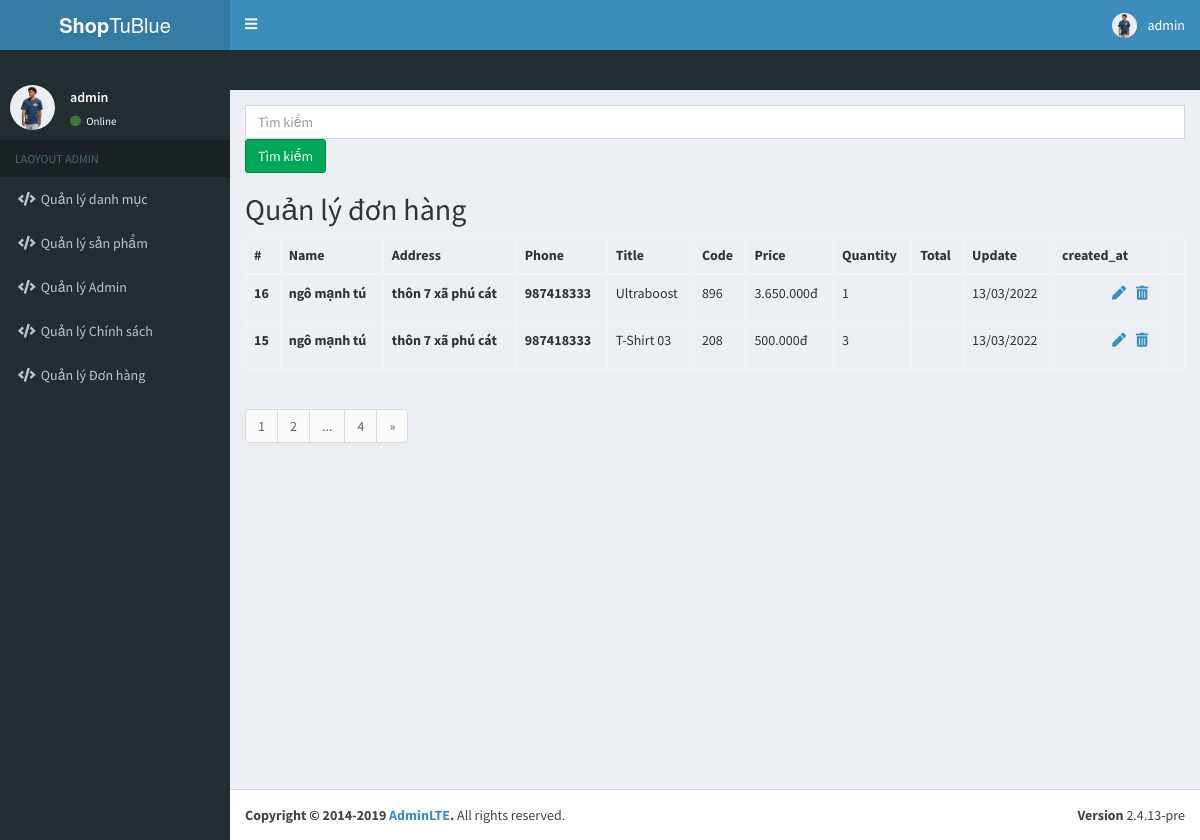
Before: /Backend/index.php?controller=product&action=payMent (signed in) with the older database file.
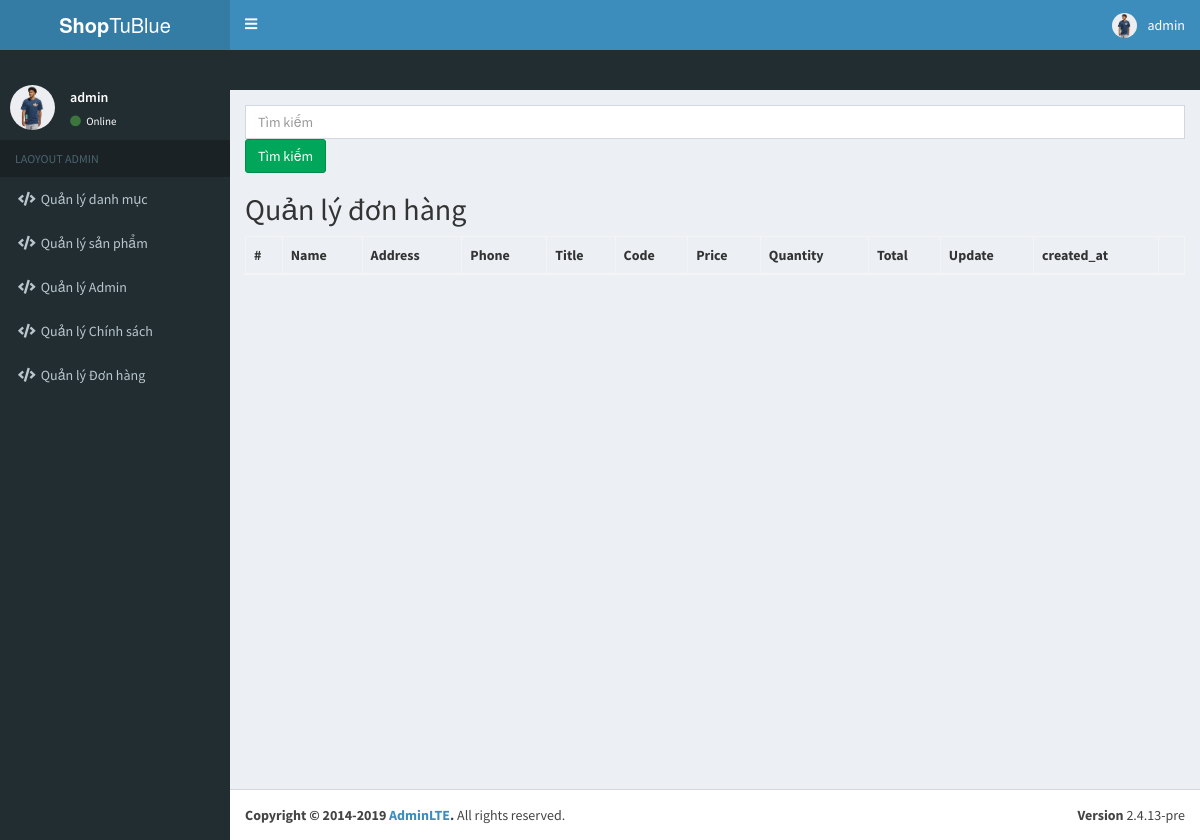
After: the same page with the newer database file.
### tables this page shows
CREATE TABLE `user_customer` (
  `id` int(11) NOT NULL,
  `user_id` int(11) NOT NULL,
  `name` varchar(255) NOT NULL,
  `address` text NOT NULL,
  `phone` int(11) NOT NULL,
  `code` int(11) NOT NULL,
  `title` varchar(255) NOT NULL,
  `price` int(11) NOT NULL,
  `quantity` int(8) NOT NULL,
  `total` int(11) NOT NULL,
  `updated_at` datetime NOT NULL DEFAULT current_timestamp(),
  `create_at` timestamp NOT NULL DEFAULT current_timestamp()
);

### Backend/controllers/ProductController.php (called while the page is built, shortened)
<?php
require_once  "models/Product.php";
require_once "models/Pagination.php";
class ProductController extends  Controller{
    public function payMent(){
        $payments = new Product();
        $query_str = '';
        $countId = $payments->count_Id();
        $params = [
            'limit' => 2,
            'total' => $countId,
            'controller' =>'product',
            'action'=>'payMent',
            'query_string'=> 'page',
            'query_additional' => $query_str,
            'page'=> isset($_GET['page'])?$_GET['page']:1,
            'full_mode'=> false
        ];
        $pays = $payments->payment($params);
        $paginations = new Pagination2($params);
        $pagination = $paginations->getPagination($params);
        $this->content = $this->render('views/products/payment.php',
        ['pays'=>$pays, 'pages'=>$pagination]);
        require_once "views/layouts/main.php";
    }
}

### Backend/index.php (called while the page is built, shortened)
    <?php
$action = isset($_GET['action'])? $_GET['action'] : "index";
$obj = new $controller;
$obj->$action();

### Backend/controllers/Controller.php (called while the page is built, shortened)
<?php
class Controller {
    public function render($view_path,$variables=[]){
        extract($variables);
        require_once "$view_path";
        $render_view = ob_get_clean();
        return $render_view;
    }
}

### Backend/models/Model.php (called while the page is built, shortened)
<?php
class Model{
     public function __construct(){
         try {
             $this->connection = new PDO(Database::DB_DSN,Database::DB_USERNAME,Database::DB_PASSWORD);
         }catch (Exception $e){
             die("không tồn tại:" . $e->getMessage() );
         }
     }
}

### Backend/models/Product.php (called while the page is built, shortened)
<?php
require_once "models/Model.php";
class Product extends Model {
    public $str_search1 = '';
    public function payment($params=[]){
        $limit = $params['limit'];
        $page = $params['page'];
        $start = ($page - 1)*$limit;
        $sql_select = $this->connection->prepare("SELECT *
         FROM user_customer where true $this->str_search1 order by create_at desc
          limit $start, $limit ");
        $sql_select->execute();
        return $sql_select->fetchAll(PDO::FETCH_ASSOC);
    }
    public function count_Id(){
        $sql_select = $this->connection->prepare("SELECT COUNT(id) FROM user_customer");
        $sql_select->execute();
       return $sql_select->fetchColumn();
    }
}

### Backend/views/products/payment.php (the view, shortened to what this page needs)
<form method="GET" action="">
    <input type="text" name="title" class=" form-control" placeholder="Tìm kiếm"
        value="<?php echo isset($_GET['title']) ? $_GET['title'] : '' ?>">
    <input type="submit" name="submit" value="Tìm kiếm" class="btn btn-success">
</form>
<h2>Quản lý đơn hàng</h2>
<table class="table table-bordered">
    <thead>
        <tr>
            <th scope="col">#</th>
            <th scope="col">Name</th>
            <th scope="col">Address</th>
            <th scope="col">Phone</th>
            <th scope="col">Title</th>
            <th scope="col">Code</th>
            <th scope="col">Price</th>
            <th scope="col">Quantity</th>
            <th scope="col">Total</th>
            <th scope="col">Update</th>
            <th scope="col">created_at</th>
            <th scope="col"></th>
        </tr>
    </thead>
    <tbody>
        <?php foreach ($pays as $pay) :?>
        <tr>
            <th><?php echo $pay['id'];?></th>
            <th><?php echo $pay['name'];?></th>
            <th><?php echo $pay['address'];?></th>
            <th><?php echo $pay['phone'];?></th>
            <td><?php echo $pay['title'];?></td>
            <td><?php echo $pay['code'];?></td>
            <td><?php echo number_format($pay['price'],'0','.','.');?>đ</td>
            <td><?php echo $pay['quantity'] ?></td>
            <td><?php echo $pay['total_gate'] ?></td>
            <td><?php echo date('d/m/Y',strtotime($pay['updated_at']));?> </td>
            <td>
                <div class="icon">
                    <ul>
                        <li><a href="index.php?controller=product&action=updatepay&id=<?php echo $pay['id'];?>"><i
                                    class="fas fa-pen"></i></a></li>
                        <a href="index.php?controller=product&action=deletepay&id=<?php echo $pay['id'];?>"
                            onclick="return confirm('Are you sure ?')"><i class="fas fa-trash-alt"></i></a></li>
                    </ul>
                </div>
            </td>
            <?php endforeach; ?>
        </tr>
    </tbody>
</table>
<?php echo $pages ;?>

### Backend/models/Pagination.php (shortened to what this page needs)
<?php
class Pagination2{
    public $params = [
        'limit' => 0,
        'total' =>'',
        'controller'=>'',
        'action' =>'',
        'full_mode' => false
    ];
    public function __construct($params){
        $this->params = $params;
    }
    public function getTotalPage(){
        $total = ceil($this->params['total']/$this->params['limit']);
        return $total;
    }
    public function getCurrentPage(){
        $page = 1;
        return $page;
    }
    public function getPrevPage(){
        $prev_page = '';
        return $prev_page;
    }
    public function getNextPage(){
        $next_page = '';
        $currentPage = $this->getCurrentPage();
        $totalPage = $this->getTotalPage();
        if ($currentPage < $totalPage) {
            $controller = $this->params['controller'];
            $action = $this->params['action'];
            $page = $currentPage + 1;
            $url = "index.php?controller=$controller&action=$action&page=$page";
            $next_page ="
            <li class='page-item'>
             <a class='page-link' href='$url' aria-label='Next'>
                 <span aria-hidden='true'>&raquo;</span>
                 <span class='sr-only'>Next</span>
             </a>
             </li>
            ";
        }
        return $next_page;
    }
    public function getPagination(){
        $data = '';
        $totalPage = $this->getTotalPage();
        $data.="<ul class='pagination'>";
        $prav = $this->getPrevPage();
        $data.=$prav;
        $controller = $this->params['controller'];
        $action = $this->params['action'];
        if($this->params['full_mode']==false){
            for($page = 1; $page <= $totalPage; $page++){
                $currentPage = $this->getCurrentPage();
                if ($page == 1 || $page == $totalPage || $page == $currentPage - 1 || $page == $currentPage +1) {
                    $url = "index.php?controller=$controller&action=$action&page=$page";
                    $data .= "<li class='page-item'><a class='page-link' href='$url'>$page</a></li>";
                }
                elseif($page == $currentPage){
                    $data .="<li class='page-item' ><a class='page-link' href=''>$page</a></li>";
                }
                elseif(in_array($page,[$currentPage - 2,$currentPage +2]) ){
                    $data .= "<li class='page-item' ><a class='page-link' href=''>...</a></li>";
                }
            }
        }
      $next = $this->getNextPage();
      $data .= $next;
      $data .= "</ul>";
      return $data;
    }
}

### Backend/views/layouts/main.php (shortened to what this page needs)
<!DOCTYPE html>
<html>
<head>
    <link rel="stylesheet" href="assets/css/bootstrap.min.css">
    <link rel="stylesheet" href="assets/css/all.min.css">
    <link rel="stylesheet" href="assets/css/AdminLTE.min.css">
    <link rel="stylesheet" href="assets/css/style.css">
    <link rel="stylesheet" href="assets/css/_all-skins.min.css">
    <link rel="stylesheet" href="assets/css/style.css">
</head>
<body class="hold-transition skin-blue sidebar-mini">
    <div class="wrapper">
        <?php require_once "views/layouts/header.php";?>
        <div class="top">
            <?php if(isset($_SESSION['success'])): ;?>
            <div id="adimation">
            </div>
            <?php endif;?>
        </div>
        <div class="content-wrapper">
            <section class="content">
                <?php echo $this->content; ?>
            </section>
        </div>
        <footer class="main-footer">
            <div class="pull-right hidden-xs">
                <b>Version</b> 2.4.13-pre
            </div>
            <strong>Copyright &copy; 2014-2019 <a href="https://adminlte.io">AdminLTE</a>.</strong> All rights
            reserved.
        </footer>
    </div>
</body>
</html>

### Backend/views/layouts/header.php (shortened to what this page needs)
<?php
$username = '';
$avatar = '';
if (isset($_SESSION['user'])){
    $username = $_SESSION['user']['name'];
    $avatar = $_SESSION['user']['avatar'];
}
?>
<header class="main-header">
    <a href="index2.html" class="logo">
        <span class="logo-lg"><b>Shop</b>TuBlue</span>
    </a>
    <nav class="navbar navbar-static-top">
        <a href="#" class="sidebar-toggle" data-toggle="push-menu" role="button">
            <i class="fa fa-bars"></i>
        </a>
        <div class="navbar-custom-menu">
            <ul class="nav navbar-nav">
                <li class="dropdown user user-menu">
                    <a href="#" class="dropdown-toggle" data-toggle="dropdown">
                        <?php if (!empty($avatar)):?>
                        <img src="assets/uploads/<?php echo $avatar;?>" class="user-image" alt="User Image">
                        <?php endif;?>
                        <span class="hidden-xs"><?php echo $username;?></span>
                    </a>
                </li>
            </ul>
        </div>
    </nav>
</header>
<aside class="main-sidebar">
    <section class="sidebar">
        <div class="user-panel">
            <div class="pull-left image">
                <?php if (!empty($avatar)):?>
                    <img src="assets/uploads/<?php echo $avatar;?>" class="img-circle" alt="User Image">
                <?php endif;?>
            </div>
            <div class="pull-left info">
                <p><?php echo $username;?></p>
                <a href="#"><i class="fa fa-circle text-success"></i> Online</a>
            </div>
        </div>
        <ul class="sidebar-menu" data-widget="tree">
            <li class="header">LAOYOUT ADMIN</li>
            <li>
                <a href="index.php?controller=category&action=index">
                 <i class="fa fa-code"></i> <span>Quản lý danh mục</span>
                </a>
            </li>
            <li>
                <a href="index.php?controller=product&action=index">
                <i class="fa fa-code"></i> <span>Quản lý sản phẩm</span>
                </a>
            </li>
            <li>
                <a href="index.php?controller=user&action=index">
                    <i class="fa fa-code"></i> <span>Quản lý Admin</span>
                </a>
            </li>
            <li>
                <a href="index.php?controller=policy&action=index">
                    <i class="fa fa-code"></i> <span>Quản lý Chính sách</span>
                </a>
            </li>
            <li>
                <a href="index.php?controller=product&action=payMent">
                    <i class="fa fa-code"></i> <span>Quản lý Đơn hàng</span>
                </a>
            </li>
        </ul>
    </section>
</aside>

### Backend/assets/css/style.css (style rules this page uses)
:root { --success: green; --error: rgb(253, 16, 16); --success-light: rgba(0, 128, 0, 0.4); --error-light: rgba(243, 16, 16, 0.4); }
.main-header .sidebar-toggle:before { content: ""; }
aside.main-sidebar { box-sizing: border-box; padding-top: 75px; }
div#adimation { position: fixed; right: 10px; top: 50px }
.top { padding-top: 20px; }
.icon ul { list-style: none; display: flex; }
.icon ul li { margin: 0 10px; }

### Backend/views/layouts/header.php (style rules this page uses)
aside.main-sidebar { box-sizing: border-box; padding-top: 75px; }

Changed rows visible on the page:
removed user_customer: id "16", name "ngô mạnh tú", address "thôn 7 xã phú cát", phone "987418333", title "Ultraboost", code "896", price "3.650.000", quantity "1", updated_at "13/03/2022"
removed user_customer: id "15", name "ngô mạnh tú", address "thôn 7 xã phú cát", phone "987418333", title "T-Shirt 03", code "208", price "500.000", quantity "3", updated_at "13/03/2022"
Other visible differences:
list line gone: "1"
list line gone: "2"
list line gone: "4"
